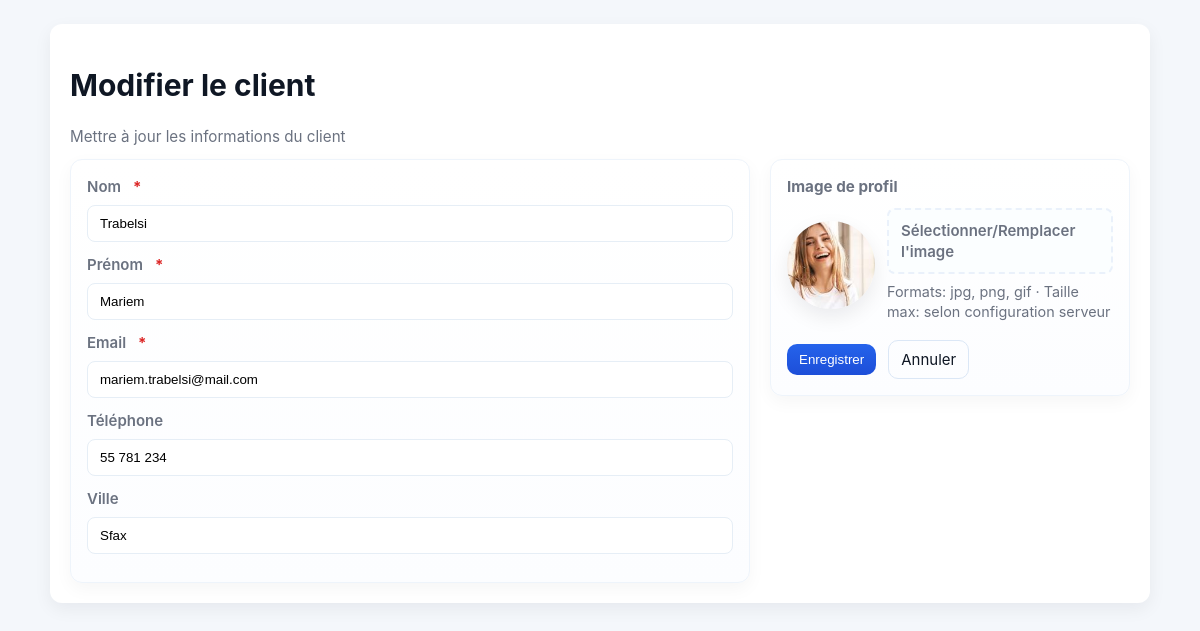
Page /edit.php?id=2 on the committed database.
### tables this page shows
CREATE TABLE clients (
            id INTEGER PRIMARY KEY AUTOINCREMENT,
            nom TEXT NOT NULL,
            prenom TEXT NOT NULL,
            email TEXT NOT NULL,
            tel TEXT,
            ville TEXT,
            image TEXT
        );

### db.php (called while the page is built, shortened)
<?php
function e($str) {
    return htmlspecialchars($str, ENT_QUOTES, 'UTF-8');
}
?>

### edit.php (the view, shortened to what this page needs)
<?php
require_once __DIR__ . '/db.php';
$id = isset($_GET['id']) ? (int)$_GET['id'] : 0;
$stmt = $pdo->prepare('SELECT * FROM clients WHERE id = :id');
$stmt->execute([':id' => $id]);
$client = $stmt->fetch(PDO::FETCH_ASSOC);
?>
<!doctype html>
<html lang="fr">
<head>
    <link rel="stylesheet" href="style.css">
</head>
<body>
<div class="container">
    <header class="topbar" style="margin-bottom:12px;display:flex;align-items:center;gap:12px">
        <div>
            <h1>Modifier le client</h1>
            <p class="muted">Mettre à jour les informations du client</p>
        </div>
    </header>
    <form class="form-grid" method="post" enctype="multipart/form-data" novalidate>
        <div class="form-column">
            <div class="form-card">
                <div class="form-group">
                    <label class="form-label" for="nom">Nom <span class="required" aria-hidden="true">*</span></label>
                    <div class="form-field">
                        <input id="nom" type="text" name="nom" value="<?php echo e($_POST['nom'] ?? $client['nom']); ?>" aria-required="true">
                    </div>
                </div>
                <div class="form-group">
                    <label class="form-label" for="prenom">Prénom <span class="required" aria-hidden="true">*</span></label>
                    <div class="form-field">
                        <input id="prenom" type="text" name="prenom" value="<?php echo e($_POST['prenom'] ?? $client['prenom']); ?>" aria-required="true">
                    </div>
                </div>
                <div class="form-group">
                    <label class="form-label" for="email">Email <span class="required" aria-hidden="true">*</span></label>
                    <div class="form-field">
                        <input id="email" type="email" name="email" value="<?php echo e($_POST['email'] ?? $client['email']); ?>" aria-required="true">
                    </div>
                </div>
                <div class="form-group">
                    <label class="form-label" for="tel">Téléphone</label>
                    <div class="form-field">
                        <input id="tel" type="text" name="tel" value="<?php echo e($_POST['tel'] ?? $client['tel']); ?>">
                    </div>
                </div>
                <div class="form-group">
                    <label class="form-label" for="ville">Ville</label>
                    <div class="form-field">
                        <input id="ville" type="text" name="ville" value="<?php echo e($_POST['ville'] ?? $client['ville']); ?>">
                    </div>
                </div>
            </div>
        </div>
        <aside class="form-column">
            <div class="form-card">
                <h2 class="muted" style="margin-top:0;margin-bottom:10px">Image de profil</h2>
                <div class="image-preview">
                    <?php if (!empty($client['image']) && file_exists(__DIR__ . '/uploads/' . $client['image'])): ?>
                        <img src="uploads/<?php echo e($client['image']); ?>" alt="Aperçu de l'image">
                    <?php else: ?>
                        <div class="image-placeholder"><?php echo strtoupper(substr($client['prenom'], 0, 1) . substr($client['nom'], 0, 1)); ?></div>
                    <?php endif; ?>
                    <div style="flex:1">
                        <label class="file-drop" for="image">Sélectionner/Remplacer l'image</label>
                        <p id="image-help" class="muted" style="margin-top:8px;font-size:0.9rem">Formats: jpg, png, gif · Taille max: selon configuration serveur</p>
                    </div>
                </div>
                <div class="form-actions" style="margin-top:18px">
                    <button class="btn primary" type="submit">Enregistrer</button>
                    <a class="btn secondary" href="index.php" role="button">Annuler</a>
                </div>
            </div>
        </aside>
    </form>
</div>
</body>
</html>

### style.css (style rules this page uses)
:root { --bg:#f4f7fb; --card:#ffffff; --muted:#6b7280; --text:#0f1724; --primary:#2563eb; --primary-600:#1d4ed8; --danger:#dc2626; --success:#16a34a; --surface-shadow: 0 6px 18px rgba(12, 18, 31, 0.06); }
* { box-sizing:border-box }
html,body { height:100% }
body { margin:0; background:var(--bg); color:var(--text); -webkit-font-smoothing:antialiased; -moz-osx-font-smoothing:grayscale; font-family: 'Inter', ui-sans-serif, system-ui, -apple-system, 'Segoe UI', Roboto, 'Helvetica Neue', Arial; font-size:15px; line-height:1.4; padding:24px; }
.container { max-width:1100px; margin:0 auto; background:var(--card); padding:20px; border-radius:12px; box-shadow:var(--surface-shadow); }
.topbar { display:flex;align-items:center;justify-content:space-between;margin-bottom:18px;gap:12px }
.muted { color:var(--muted);font-size:0.95rem;margin:4px 0 0 }
.btn { display:inline-flex;align-items:center;gap:8px;padding:8px 12px;border-radius:10px;text-decoration:none;color:#fff;border:none;background:var(--primary);cursor:pointer;transition:transform .12s ease, box-shadow .12s ease }
.btn.primary { background:linear-gradient(180deg,var(--primary),var(--primary-600)) }
.form-grid { display:grid;grid-template-columns:1fr 360px;gap:20px;align-items:start }
.form-column { display:block }
.form-card { padding:16px;background:linear-gradient(180deg,#fff,#fcfdff);border-radius:12px;border:1px solid #eef4fb;box-shadow:0 6px 18px rgba(2,6,23,0.04) }
.form-group { display:flex;flex-direction:column;gap:8px;margin-bottom:12px }
.form-label { font-weight:600;color:var(--muted);display:flex;align-items:center;gap:8px }
.required { color:var(--danger);font-weight:700;margin-left:4px }
.form-field input[type="text"], .form-field input[type="email"], .form-field input[type="tel"] { width:100%;padding:10px 12px;border-radius:8px;border:1px solid #e6eef6;background:#fff;transition:box-shadow .12s,border-color .12s }
.file-drop { display:inline-block;padding:10px 12px;border-radius:8px;border:2px dashed #eaf1fb;background:#fbfeff;color:var(--muted);cursor:pointer;font-weight:600 }
.image-preview { display:flex;gap:12px;align-items:center }
.image-preview img { width:88px;height:88px;border-radius:50%;object-fit:cover;box-shadow:0 8px 20px rgba(2,6,23,0.08) }
.form-actions { display:flex;gap:12px;align-items:center }
.btn.secondary { background:transparent;color:var(--text);border:1px solid #dbe7f6;box-shadow:none }
.muted { color:var(--muted) }
a.btn, button.btn { display:inline-flex }

### rows in the picture
clients: nom "Trabelsi", prenom "Mariem", email "mariem.trabelsi@mail.com", tel "55 781 234", ville "Sfax", image (picture)
